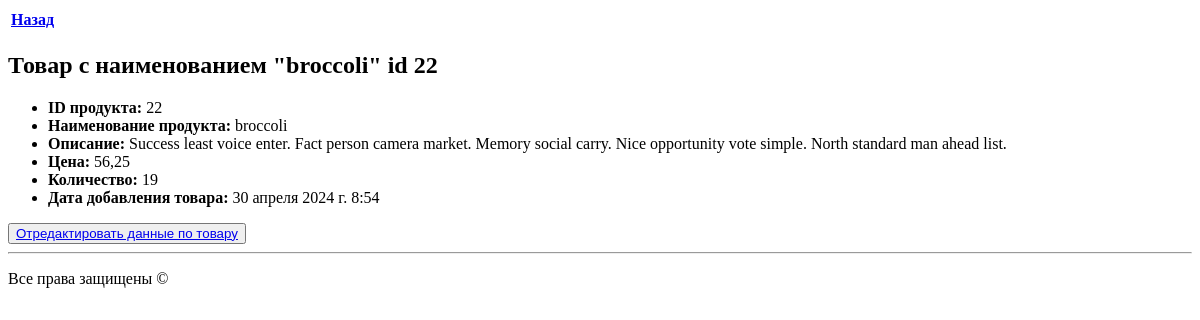
The app's page /store/products/22/, older data.
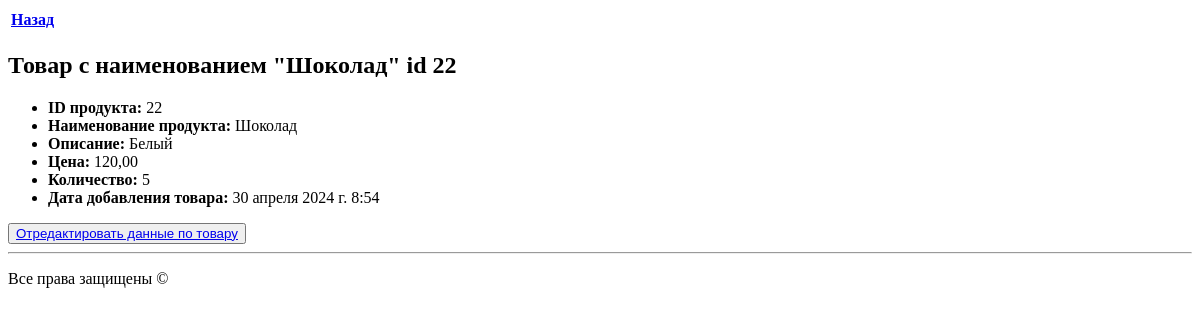
The same page, newer data.
### storeapp/models.py (models this page shows, shortened)
class Product(models.Model):
    name = models.CharField(max_length=100)
    description = models.TextField()
    price = models.DecimalField(max_digits=8, decimal_places=2)
    amount = models.IntegerField()
    date_added = models.DateTimeField(auto_now_add=True)
    photo = models.ImageField(upload_to='products/', null=True, blank=True)

### storeapp/views.py (the view)
# urls.py: path('products/<int:product_id>/', get_product_on_id, name='get_product_on_id'),
def get_product_on_id(request, product_id):
    product = Product.objects.filter(pk=product_id).first()
    if product is not None:
        context = {'product': product, 'name': f'Товар с наименованием "{product.name}" id {product_id} '}
        return render(request, 'storeapp/product.html', context)
    return render(request, 'storeapp/404.html',
                  {'text': f'Товара с id {product_id} нет в базе данных',
                   'name': 'Данные не обнаружены'})

### storeapp/templates/storeapp/product.html (shortened to what this page needs)
{% extends 'base.html' %}
{% block content %}
<table>
    <tr>
        <td><b><a href="../../products/">Назад</a> </b></td>
</table>
<h2> {{ name }}</h2>
<ul>
    <li><b>ID продукта: </b>{{ product.id }}</li>
    <li><b>Наименование продукта: </b>{{ product.name }}</li>
    <li><b> Описание: </b>{{ product.description }}</li>
    <li><b> Цена: </b>{{ product.price }}</li>
    <li><b> Количество: </b>{{ product.amount }}</li>
    <li><b> Дата добавления товара: </b>{{ product.date_added }}</li>
</ul>
<button><a href="{% url 'update_product' product.id %}">Отредактировать данные по товару</a></button>
{% endblock %}

Row changes from the older to the newer data that the page shows:
changed Product id 22: name "broccoli" → "Шоколад"; description "Success least voice enter. Fact person camera market. Memory social carry. Nice opportunity vote simple. North standard man ahead list." → "Белый"; price "56,25" → "120,00"; amount "19" → "5"
Text that changed along with them:
{{ name }}: "Товар с наименованием \"broccoli\" id 22" → "Товар с наименованием \"Шоколад\" id 22"
